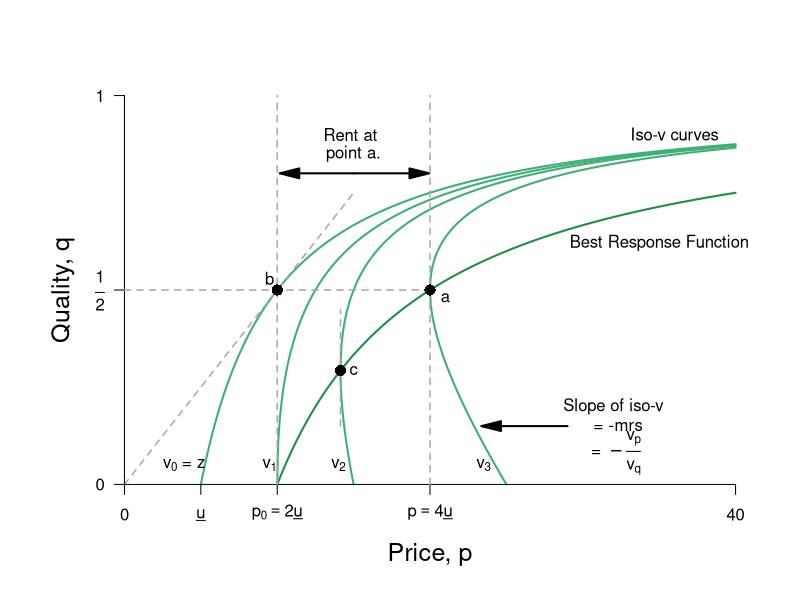

The R source for this figure:
require(ggplot2)
require(shape)
pdf(file = "information_power/ch11_fig4.pdf", width = 9, height = 7)

#Set parameters for graphics
axislabelsize <- 1.5
segmentlinewidth <- 1.5
graphlinewidth <- 2

COL <- c("#7fc97f", "#beaed4", "#fdc086", "#ffff99", "#386cb0", "#f0027f", "#bf5b17", "#666666")
COLA <- c("#e0f3db", "#99d8c9","#66c2a4","#41ae76", "#238b45", "#005824")
COLB <- c("#c6dbef", "#4eb3d3", "#2b8cbe", "#0868ac","#084081")
COLC <- c("#fcfbfd", "#efedf5", "#dadaeb", "#bcbddc", "#9e9ac8", "#807dba", "#6a51a3", "#54278f", "#3f007d")


#The equation is below when v = 0. See Wolfram Alpha output. 
isov <- function(p, delta = 5) {
  (p - delta)/p
}

isovhigh1 <- function(p, delta = 5, v = 5){
  (sqrt(p^2 - 4 * delta * v) - p + 2*v)/( 2 * v )
}

isovlow1 <- function(p, delta = 5, v = 5){
  (-sqrt(p^2 - 4 * delta * v) - p + 2*v)/( 2 * v )
}

isovhigh2 <- function(p, delta = 5, v = 10){
  (sqrt(p^2 - 4 * delta * v) - p + 2*v)/( 2 * v )
}

isovlow2 <- function(p, delta = 5, v = 10){
  (-sqrt(p^2 - 4 * delta * v) - p + 2*v)/( 2 * v )
}

isovhigh3 <- function(p, delta = 5, v = 15){
  (sqrt(p^2 - 4 * delta * v) - p + 2*v)/( 2 * v )
}

isovlow3 <- function(p, delta = 5, v = 15){
  (-sqrt(p^2 - 4 * delta * v) - p + 2*v)/( 2 * v )
}

brfFn <- function(p, delta = 5) {
  1 - (2*delta) /p
}

#This is evaluated for p = 12; q = 12/(8*sqrt(12^2 - 4*delta1*v1)) - 1/8 for the slope
#At p = 12; q = (-sqrt(12^2 - 4*v1*delta1) - 12 + 2*v1)/(2*v1) = 0.799
tangencyLine <- function(p){
  (p*(0.05))
}



#COL <- c("#bae4b3", "#74c476", "#238b45")
#COL <- c("#f7fcf0", "#e0f3db", "#ccebc5", "#a8ddb5", "#7bccc4", "#4eb3d3", "#2b8cbe", "#08589e")
COL <- c("#f7fcf5", "#e5f5e0", "#c7e9c0", "#a1d99b", "#74c476", "#41ab5d", "#238b45", "#005a32")
par(mar =  c(5, 5, 4, 2))
xlims <- c(0, 40)
ylims <- c(0, 1)

plot(0, 0, xlim = xlims, ylim = ylims, type = "n",
     xlab = "",
     ylab = "",
     xaxt = "n", yaxt = "n", cex.lab = axislabelsize, bty = "n")

mtext(expression(paste("Price, ", p)), side=1, line = 2.5, cex = axislabelsize)
text(-4, ylims[2] - 0.5*(ylims[2] - ylims[1]), expression(paste("Quality, ", q)), xpd = TRUE, cex = axislabelsize, srt = 90) 


npts <- 500 
npts2 <- 501
#Specify the sequences of points for graphing. 
xx0 <- seq(5, xlims[2], length.out = npts)
xx1 <- seq(10, xlims[2], length.out = npts)
xx2 <- seq(xlims[1], 15, length.out = npts)
xx3 <- seq(10, xlims[2], length.out = npts2)
xx4 <- seq(xlims[1], 10, length.out = npts2)
#For below, I solved sqrt(p^2 - 200) - p + 200/p = 0, getting p = 10*sqrt(2) = 14.14214
xx5 <- seq(14.14214, xlims[2], length.out = npts2)
xx6 <- seq(14.14214, 15, length.out = npts2)
xx7 <- seq(20, xlims[2], length.out = npts2)
xx8 <- seq(xlims[1], 25, length.out = npts2)

#Draw the lines for the graphs
lines(xx0, isov(xx0, delta = 5), col = COLA[4], lwd = graphlinewidth)
lines(xx1, brfFn(xx1), col = COLA[5], lwd = graphlinewidth)
lines(xx2, tangencyLine(xx2), col = "darkgrey", lwd = segmentlinewidth, lty = 2)
lines(xx3, isovhigh1(xx3, v = 5, delta = 5), col = COLA[4], lwd = graphlinewidth)
lines(xx4, isovlow1(xx4, v = 5, delta = 5), col = COLA[4], lwd = graphlinewidth)
lines(xx5, isovhigh2(xx5, v = 10, delta = 5), col = COLA[4], lwd = graphlinewidth)
lines(xx6, isovlow2(xx6, v = 10, delta = 5), col = COLA[4], lwd = graphlinewidth)
lines(xx7, isovhigh3(xx7, v = 20, delta = 5), col = COLA[4], lwd = graphlinewidth)
lines(xx8, isovlow3(xx8, v = 20, delta = 5), col = COLA[4], lwd = graphlinewidth)

#Customize ticks and labels for the plot
ticksy <- c(0, 0.5, 1)
ylabels <- c(0, expression(paste(frac(1,2))), 1)
ticksx <- c(0, 5, 10, 20, 40)
xlabels <- c(0, expression(paste(underline("u"))), expression(paste(p[0] == 2*underline("u"))), expression(paste(p == 4*underline("u"))) , 40)
axis(1, at = ticksx, pos = 0, labels = xlabels)
axis(2, at = ticksy, pos = 0, labels = ylabels, las = 1)

#Annotation of the three graphs and the NE
#text(5, 0.3, expression(paste("Iso-profit: ", frac(q, p) ," = ", frac(1, 8*delta))))
#text(35, 0.62, expression(paste("BRF: q = ", 1 - frac(2*delta, p))))
text(3.9, 0.05, expression(paste(v[0],  " = z")))
text(9.5, 0.05, expression(paste(v[1])))
text(14, 0.05, expression(paste(v[2])))
text(23.5, 0.05, expression(paste(v[3])))
text(21, 0.48, expression(paste("a")))
text(35, 0.62, expression(paste("Best Response Function")))
text(36, 0.9, expression(paste("Iso-v curves")))

#Lines for the coordinates of the Nash equilbrium
#segments(5, 0, 5, 1, lty = 2, col = "darkgray", lwd = 3)
segments(10, 0, 10, 1, lty = 2, col = "darkgray", lwd = segmentlinewidth)
segments(20, 0, 20, 1, lty = 2, col = "darkgray", lwd = segmentlinewidth)
segments(0, 0.5, 20, 0.5, lty = 2, col = "darkgray", lwd = segmentlinewidth)
segments(14.14214, 0.15, 14.14214, 0.45, lty = 2, col = "darkgray", lwd = segmentlinewidth)

#Arrows and rent label
Arrows(15, 0.8, 19.3, 0.8,  col = "black", lty = 1, lwd = 2, arr.type = "triangle")
Arrows(15, 0.8, 10.8, 0.8,  col = "black", lty = 1, lwd = 2, arr.type = "triangle")
text(14.8, 0.9, expression(paste("Rent at")))
text(15, 0.85, expression(paste("point a.")))

#Arrows and slope of iso-v label
Arrows(29, 0.15, 24, 0.15,  col = "black", lty = 1, lwd = 2, arr.type = "triangle")
text(32, 0.2, expression(paste("Slope of iso-v")))
text(32.3, 0.15, expression(paste(" = -mrs ")))
text(32, 0.08, expression(paste(" = " -frac(v[p], v[q]))))



#Add a point for the NE
points(20, 0.5, pch = 16, col = "black", cex = 1.5)


#Add a point for b
points(10, 0.5, pch = 16, col = "black", cex = 1.5)
text(9.5, 0.53, expression(paste("b")))

#Add a point for c
#Figure out q for p = 14.14214: q = 1 - 2delta/p = 1 - (2*5)/14.14214 =  0.2928934
points(14.14214, 0.2928934, pch = 16, col = "black", cex = 1.5)
text(15, 0.2928934, expression(paste("c")))

#Add a point for f. referred to in the text
#points(12, 0.82, pch = 16, col = "black", cex = 1.2)
#text(12, 0.85, expression(paste("NE")))

#Arrow to Pareto-improving Lens
#Arrows(20, 0.8, 23.8, 0.68, col = "black", lty = 1, lwd = 3)
#text(20, 0.82, expression(paste("Pareto-Improving Lens")))

dev.off()
